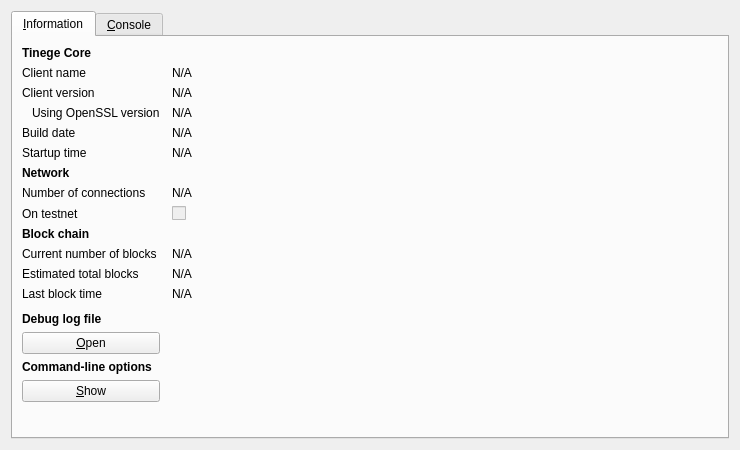
<?xml version="1.0" encoding="UTF-8"?>
<ui version="4.0">
 <class>RPCConsole</class>
 <widget class="QDialog" name="RPCConsole">
  <property name="geometry">
   <rect>
    <x>0</x>
    <y>0</y>
    <width>740</width>
    <height>450</height>
   </rect>
  </property>
  <property name="windowTitle">
   <string>Tinege - Debug window</string>
  </property>
  <layout class="QVBoxLayout" name="verticalLayout_2">
   <item>
    <widget class="QTabWidget" name="tabWidget">
     <property name="currentIndex">
      <number>0</number>
     </property>
     <widget class="QWidget" name="tab_info">
      <attribute name="title">
       <string>&amp;Information</string>
      </attribute>
      <layout class="QGridLayout" name="gridLayout" columnstretch="0,1">
       <property name="horizontalSpacing">
        <number>12</number>
       </property>
       <item row="0" column="0">
        <widget class="QLabel" name="label_9">
         <property name="font">
          <font>
           <weight>75</weight>
           <bold>true</bold>
          </font>
         </property>
         <property name="text">
          <string>Tinege Core</string>
         </property>
        </widget>
       </item>
       <item row="1" column="0">
        <widget class="QLabel" name="label_5">
         <property name="text">
          <string>Client name</string>
         </property>
        </widget>
       </item>
       <item row="1" column="1">
        <widget class="QLabel" name="clientName">
         <property name="cursor">
          <cursorShape>IBeamCursor</cursorShape>
         </property>
         <property name="text">
          <string>N/A</string>
         </property>
         <property name="textFormat">
          <enum>Qt::PlainText</enum>
         </property>
         <property name="textInteractionFlags">
          <set>Qt::LinksAccessibleByMouse|Qt::TextSelectableByKeyboard|Qt::TextSelectableByMouse</set>
         </property>
        </widget>
       </item>
       <item row="2" column="0">
        <widget class="QLabel" name="label_6">
         <property name="text">
          <string>Client version</string>
         </property>
        </widget>
       </item>
       <item row="2" column="1">
        <widget class="QLabel" name="clientVersion">
         <property name="cursor">
          <cursorShape>IBeamCursor</cursorShape>
         </property>
         <property name="text">
          <string>N/A</string>
         </property>
         <property name="textFormat">
          <enum>Qt::PlainText</enum>
         </property>
         <property name="textInteractionFlags">
          <set>Qt::LinksAccessibleByMouse|Qt::TextSelectableByKeyboard|Qt::TextSelectableByMouse</set>
         </property>
        </widget>
       </item>
       <item row="3" column="0">
        <widget class="QLabel" name="label_14">
         <property name="text">
          <string>Using OpenSSL version</string>
         </property>
         <property name="indent">
          <number>10</number>
         </property>
        </widget>
       </item>
       <item row="3" column="1">
        <widget class="QLabel" name="openSSLVersion">
         <property name="cursor">
          <cursorShape>IBeamCursor</cursorShape>
         </property>
         <property name="text">
          <string>N/A</string>
         </property>
         <property name="textFormat">
          <enum>Qt::PlainText</enum>
         </property>
         <property name="textInteractionFlags">
          <set>Qt::LinksAccessibleByMouse|Qt::TextSelectableByKeyboard|Qt::TextSelectableByMouse</set>
         </property>
        </widget>
       </item>
       <item row="4" column="0">
        <widget class="QLabel" name="label_12">
         <property name="text">
          <string>Build date</string>
         </property>
        </widget>
       </item>
       <item row="4" column="1">
        <widget class="QLabel" name="buildDate">
         <property name="cursor">
          <cursorShape>IBeamCursor</cursorShape>
         </property>
         <property name="text">
          <string>N/A</string>
         </property>
         <property name="textFormat">
          <enum>Qt::PlainText</enum>
         </property>
         <property name="textInteractionFlags">
          <set>Qt::LinksAccessibleByMouse|Qt::TextSelectableByKeyboard|Qt::TextSelectableByMouse</set>
         </property>
        </widget>
       </item>
       <item row="5" column="0">
        <widget class="QLabel" name="label_13">
         <property name="text">
          <string>Startup time</string>
         </property>
        </widget>
       </item>
       <item row="5" column="1">
        <widget class="QLabel" name="startupTime">
         <property name="cursor">
          <cursorShape>IBeamCursor</cursorShape>
         </property>
         <property name="text">
          <string>N/A</string>
         </property>
         <property name="textFormat">
          <enum>Qt::PlainText</enum>
         </property>
         <property name="textInteractionFlags">
          <set>Qt::LinksAccessibleByMouse|Qt::TextSelectableByKeyboard|Qt::TextSelectableByMouse</set>
         </property>
        </widget>
       </item>
       <item row="6" column="0">
        <widget class="QLabel" name="label_11">
         <property name="font">
          <font>
           <weight>75</weight>
           <bold>true</bold>
          </font>
         </property>
         <property name="text">
          <string>Network</string>
         </property>
        </widget>
       </item>
       <item row="7" column="0">
        <widget class="QLabel" name="label_7">
         <property name="text">
          <string>Number of connections</string>
         </property>
        </widget>
       </item>
       <item row="7" column="1">
        <widget class="QLabel" name="numberOfConnections">
         <property name="cursor">
          <cursorShape>IBeamCursor</cursorShape>
         </property>
         <property name="text">
          <string>N/A</string>
         </property>
         <property name="textFormat">
          <enum>Qt::PlainText</enum>
         </property>
         <property name="textInteractionFlags">
          <set>Qt::LinksAccessibleByMouse|Qt::TextSelectableByKeyboard|Qt::TextSelectableByMouse</set>
         </property>
        </widget>
       </item>
       <item row="8" column="0">
        <widget class="QLabel" name="label_8">
         <property name="text">
          <string>On testnet</string>
         </property>
        </widget>
       </item>
       <item row="8" column="1">
        <widget class="QCheckBox" name="isTestNet">
         <property name="enabled">
          <bool>false</bool>
         </property>
         <property name="text">
          <string/>
         </property>
        </widget>
       </item>
       <item row="9" column="0">
        <widget class="QLabel" name="label_10">
         <property name="font">
          <font>
           <weight>75</weight>
           <bold>true</bold>
          </font>
         </property>
         <property name="text">
          <string>Block chain</string>
         </property>
        </widget>
       </item>
       <item row="10" column="0">
        <widget class="QLabel" name="label_3">
         <property name="text">
          <string>Current number of blocks</string>
         </property>
        </widget>
       </item>
       <item row="10" column="1">
        <widget class="QLabel" name="numberOfBlocks">
         <property name="cursor">
          <cursorShape>IBeamCursor</cursorShape>
         </property>
         <property name="text">
          <string>N/A</string>
         </property>
         <property name="textFormat">
          <enum>Qt::PlainText</enum>
         </property>
         <property name="textInteractionFlags">
          <set>Qt::LinksAccessibleByMouse|Qt::TextSelectableByKeyboard|Qt::TextSelectableByMouse</set>
         </property>
        </widget>
       </item>
       <item row="11" column="0">
        <widget class="QLabel" name="label_4">
         <property name="text">
          <string>Estimated total blocks</string>
         </property>
        </widget>
       </item>
       <item row="11" column="1">
        <widget class="QLabel" name="totalBlocks">
         <property name="cursor">
          <cursorShape>IBeamCursor</cursorShape>
         </property>
         <property name="text">
          <string>N/A</string>
         </property>
         <property name="textFormat">
          <enum>Qt::PlainText</enum>
         </property>
         <property name="textInteractionFlags">
          <set>Qt::LinksAccessibleByMouse|Qt::TextSelectableByKeyboard|Qt::TextSelectableByMouse</set>
         </property>
        </widget>
       </item>
       <item row="12" column="0">
        <widget class="QLabel" name="label_2">
         <property name="text">
          <string>Last block time</string>
         </property>
        </widget>
       </item>
       <item row="12" column="1">
        <widget class="QLabel" name="lastBlockTime">
         <property name="cursor">
          <cursorShape>IBeamCursor</cursorShape>
         </property>
         <property name="text">
          <string>N/A</string>
         </property>
         <property name="textFormat">
          <enum>Qt::PlainText</enum>
         </property>
         <property name="textInteractionFlags">
          <set>Qt::LinksAccessibleByMouse|Qt::TextSelectableByKeyboard|Qt::TextSelectableByMouse</set>
         </property>
        </widget>
       </item>
       <item row="13" column="0">
        <spacer name="verticalSpacer_2">
         <property name="orientation">
          <enum>Qt::Vertical</enum>
         </property>
         <property name="sizeHint" stdset="0">
          <size>
           <width>20</width>
           <height>20</height>
          </size>
         </property>
        </spacer>
       </item>
       <item row="14" column="0">
        <widget class="QLabel" name="labelDebugLogfile">
         <property name="font">
          <font>
           <weight>75</weight>
           <bold>true</bold>
          </font>
         </property>
         <property name="text">
          <string>Debug log file</string>
         </property>
        </widget>
       </item>
       <item row="15" column="0">
        <widget class="QPushButton" name="openDebugLogfileButton">
         <property name="toolTip">
          <string>Open the Tinege debug log file from the current data directory. This can take a few seconds for large log files.</string>
         </property>
         <property name="text">
          <string>&amp;Open</string>
         </property>
         <property name="autoDefault">
          <bool>false</bool>
         </property>
        </widget>
       </item>
       <item row="16" column="0">
        <widget class="QLabel" name="labelCLOptions">
         <property name="font">
          <font>
           <weight>75</weight>
           <bold>true</bold>
          </font>
         </property>
         <property name="text">
          <string>Command-line options</string>
         </property>
        </widget>
       </item>
       <item row="17" column="0">
        <widget class="QPushButton" name="showCLOptionsButton">
         <property name="toolTip">
          <string>Show the Tinege-Qt help message to get a list with possible Tinege command-line options.</string>
         </property>
         <property name="text">
          <string>&amp;Show</string>
         </property>
         <property name="autoDefault">
          <bool>false</bool>
         </property>
        </widget>
       </item>
       <item row="18" column="0">
        <spacer name="verticalSpacer">
         <property name="orientation">
          <enum>Qt::Vertical</enum>
         </property>
         <property name="sizeHint" stdset="0">
          <size>
           <width>20</width>
           <height>40</height>
          </size>
         </property>
        </spacer>
       </item>
      </layout>
     </widget>
     <widget class="QWidget" name="tab_console">
      <attribute name="title">
       <string>&amp;Console</string>
      </attribute>
      <layout class="QVBoxLayout" name="verticalLayout_3">
       <property name="spacing">
        <number>3</number>
       </property>
       <item>
        <widget class="QTextEdit" name="messagesWidget">
         <property name="minimumSize">
          <size>
           <width>0</width>
           <height>100</height>
          </size>
         </property>
         <property name="readOnly">
          <bool>true</bool>
         </property>
         <property name="tabKeyNavigation" stdset="0">
          <bool>false</bool>
         </property>
         <property name="columnCount" stdset="0">
          <number>2</number>
         </property>
        </widget>
       </item>
       <item>
        <layout class="QHBoxLayout" name="horizontalLayout">
         <property name="spacing">
          <number>3</number>
         </property>
         <item>
          <widget class="QLabel" name="label">
           <property name="text">
            <string notr="true">&gt;</string>
           </property>
          </widget>
         </item>
         <item>
          <widget class="QLineEdit" name="lineEdit"/>
         </item>
         <item>
          <widget class="QPushButton" name="clearButton">
           <property name="maximumSize">
            <size>
             <width>24</width>
             <height>24</height>
            </size>
           </property>
           <property name="toolTip">
            <string>Clear console</string>
           </property>
           <property name="text">
            <string/>
           </property>
           <property name="icon">
            <iconset resource="../bitcoin.qrc">
             <normaloff>:/icons/remove</normaloff>:/icons/remove</iconset>
           </property>
           <property name="shortcut">
            <string notr="true">Ctrl+L</string>
           </property>
           <property name="autoDefault">
            <bool>false</bool>
           </property>
          </widget>
         </item>
        </layout>
       </item>
      </layout>
     </widget>
    </widget>
   </item>
  </layout>
 </widget>
 <resources>
  <include location="../bitcoin.qrc"/>
 </resources>
 <connections/>
</ui>
